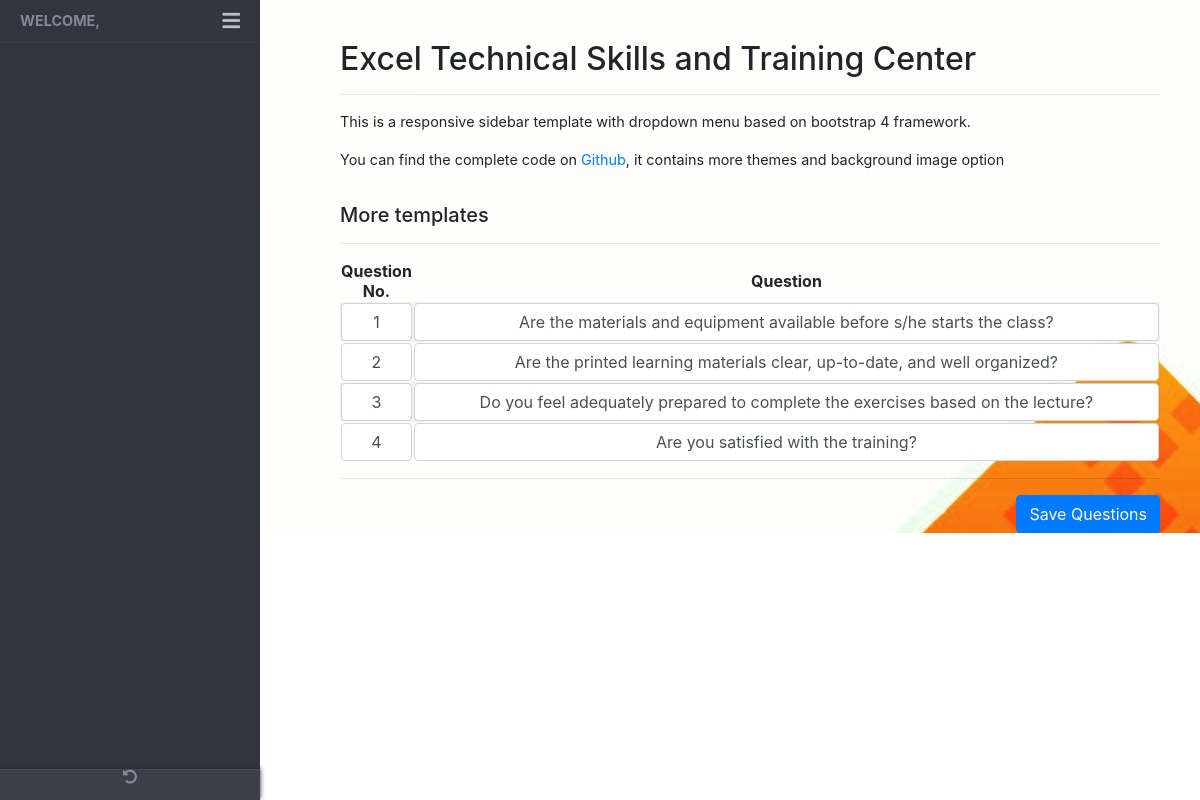
Page /SeyProject/editquestion.php?id=4 on the committed database.
### tables this page shows
CREATE TABLE `question_tbl` (
  `questID` int(11) NOT NULL,
  `evalID` int(11) NOT NULL,
  `questno` varchar(255) NOT NULL,
  `question` varchar(255) NOT NULL
);

### SeyProject/editquestion.php (the view, shortened to what this page needs)
<?php
require('config/dbconnection.php');
include('sidebar.php');
$id = mysqli_real_escape_string($conn, $_GET['id']);
$query = "SELECT * FROM question_tbl WHERE question_tbl.evalID=".$id;
$result = mysqli_query($conn, $query);
$question = mysqli_fetch_all($result,MYSQLI_ASSOC);
?>
<main class="page-content">
    <div class="container-fluid">
      <h2>Excel Technical Skills and Training Center</h2>
      <hr>
      <div class="row">
        <div class="form-group col-md-12">
          <p>This is a responsive sidebar template with dropdown menu based on bootstrap 4 framework.</p>
          <p> You can find the complete code on <a href="https://github.com/azouaoui-med/pro-sidebar-template" target="_blank">
              Github</a>, it contains more themes and background image option</p>
        </div>
      </div>
      <h5>More templates</h5>
      <hr>
      <div id="no-more-tables">
            <table class="col-md-12 table-striped cf text-center">
        		<thead class="cf">
                <tr>
        				<th class="numeric" width="3%" >Question No.</th>
        				<th class="numeric">Question</th>
            			</tr>
        		</thead>
        		<tbody>
            <form action="#" method="POST">
            <?php foreach($question as $question):?>
            <tr>
        				<td data-title="Desecription"><input type="text" class="form-control text-center" name="<?php echo $question['questno'];?>" value="<?php echo  $question['questno'];?>"></td>
        				<td data-title="Desecription"><input type="text" class="form-control text-center" name="<?php echo $question['question'];?>" value="<?php echo  $question['question'];?>"></td>
                <?php endforeach;?>
        		</tr>
        		</tbody>
        	</table>
          <hr>
          <button class="btn btn-primary float-right" name="save">Save Questions</button>
        </div>
  </main>

### SeyProject/css/main.css (style rules this page uses)
body { font-size: 0.9rem; }
.page-wrapper .sidebar-wrapper, .sidebar-wrapper .sidebar-brand > a, .sidebar-wrapper .sidebar-dropdown > a:after, .sidebar-wrapper .sidebar-menu .sidebar-dropdown .sidebar-submenu li a:before, .sidebar-wrapper ul li a i, .page-wrapper .page-content, .sidebar-wrapper .sidebar-search input.search-menu, .sidebar-wrapper .sidebar-search .input-group-text, .sidebar-wrapper .sidebar-menu ul li a, #show-sidebar, #close-sidebar { -webkit-transition: all 0.3s ease; -moz-transition: all 0.3s ease; -ms-transition: all 0.3s ease; -o-transition: all 0.3s ease; transition: all 0.3s ease; }
@media screen and (min-width: 768px) { .page-wrapper.toggled .page-content { padding-left: 300px; } }
.page-wrapper .page-content { display: inline-block; width: 100%; padding-left: 0px; padding-top: 20px; background-image: url("../excellogo/logo2.jpg"); }
.page-wrapper .page-content > div { padding: 20px 40px; }
.page-wrapper .page-content { overflow-x: hidden; }

### rows in the picture
question_tbl: questno "1", question "Are the materials and equipment available before s/he starts the class?"
question_tbl: questno "2", question "Are the printed learning materials clear, up-to-date, and well organized?"
question_tbl: questno "3", question "Do you feel adequately prepared to complete the exercises based on the lecture?"
question_tbl: questno "4", question "Are you satisfied with the training?"
